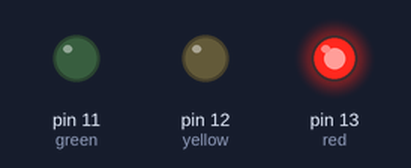
This sketch was run on a simulated Arduino Uno, built with avr-gcc and run on an emulated ATmega328P. Shown: output pins drawn as LEDs (lit = HIGH).

Above: at 6.0 s.
At 18.0 s:
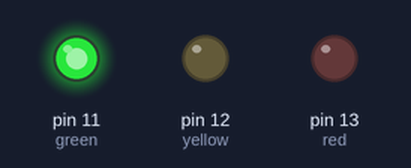
At 27.0 s:
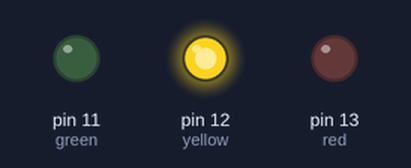
Timing chart, 0 to 39.0 s (numbered marks = the images above):
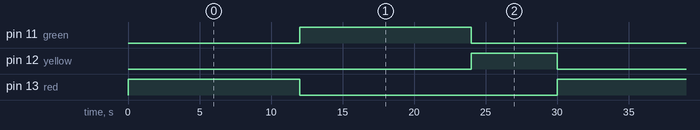

Measured:
- by itself, pin 11 (green), pin 13 (red): alternates HIGH for 12.0 s and LOW for 18.0 s
- by itself, pin 12 (yellow): alternates HIGH for 6.0 s and LOW for 24.0 s
- by itself, everything shown: repeats every 30.0 s, in 4 steps

The sketch:

TrafficLight.ino
```cpp
int red = 13;
int yellow = 12;
int green = 11;

int regular = 12000;
int quick = 6000;

void setup()
{
  pinMode(red,OUTPUT);
  pinMode(yellow,OUTPUT);
  pinMode(green,OUTPUT);
}

void loop()
{
  //Red light
  digitalWrite(red,HIGH);
  delay(regular);
  digitalWrite(red,LOW);

  //Green light
  digitalWrite(green,HIGH);
  delay(regular);
  digitalWrite(green,LOW);

  //Yellow light
  digitalWrite(yellow,HIGH);
  delay(quick);
  digitalWrite(yellow,LOW);

}
```
